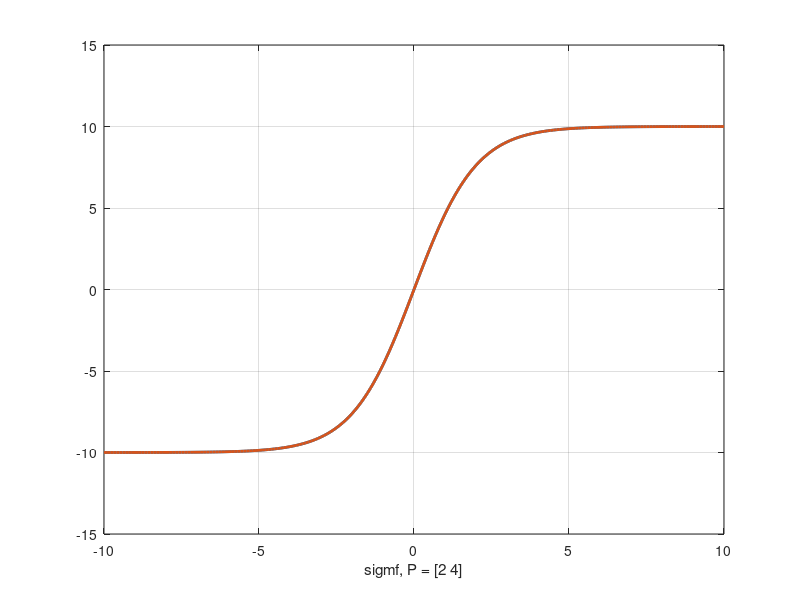

Write the MATLAB code that produced this figure.
close all

center = 0;
steepness = 1;
scale = 10;

x = -10:0.1:10;

mySigmo = @(x,steepness,center) 2./(1 + exp(-steepness*(x-center)))-1;

y = scale*(2*sigmf(x,[steepness center]) - 1);
y1 = scale*mySigmo(x',steepness,center);

plot(x,y,'LineWidth',2); hold on
plot(x,y1,'LineWidth',2); hold off
grid on
xlabel('sigmf, P = [2 4]')
ylim([-scale scale]*1.5)